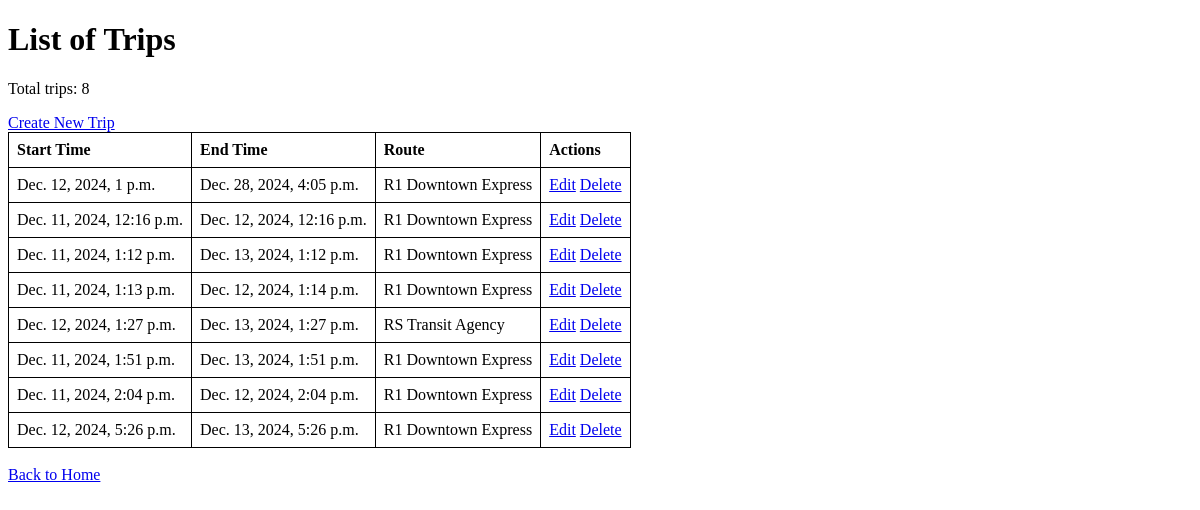
/trip_list/, run on the app's committed database.
### rideshare/models.py (models this page shows)
class Trip(models.Model):
    name = models.CharField(max_length=100, default="Unknown Trip")
    stop = models.ForeignKey('Stop', on_delete=models.CASCADE, null=True, blank=True)
    route = models.ForeignKey('Route', on_delete=models.CASCADE)
    start_time = models.DateTimeField()
    end_time = models.DateTimeField()
    def __str__(self):
        return f"Trip on {self.route.route_long_name} from {self.start_time} to {self.end_time}"

class Route(models.Model):
    route_id = models.CharField(max_length=50, primary_key=True)
    agency = models.ForeignKey(Agency, on_delete=models.CASCADE)
    route_long_name = models.CharField(max_length=100)
    def __str__(self):
        return self.route_long_name
    class Meta:
        verbose_name = "Route"
        verbose_name_plural = "Routes"

### rideshare/views.py (the view)
# urls.py: path('trip_list/', views.trip_list, name='trip_list'),
def trip_list(request):
    trips = Trip.objects.all()
    print(trips)
    return render(request, 'rideshare/trip_list.html', {'trips': trips})

### rideshare/templates/rideshare/trip_list.html (shortened to what this page needs)
{% load static %}
<!DOCTYPE html>
<html lang="en">
<head>
    <link rel="stylesheet" href="{% static 'rideshare/css/styles.css' %}">
</head>
<body>
    <h1>List of Trips</h1>
    <p>Total trips: {{ trips|length }}</p>
    <a href="{% url 'create_trip' %}">Create New Trip</a>
    <table>
        <tr>
            <th>Start Time</th>
            <th>End Time</th>
            <th>Route</th>
            <th>Actions</th>
        </tr>
        {% for trip in trips %}
            <tr>
                <td>{{ trip.start_time }}</td>
                <td>{{ trip.end_time }}</td>
                <td>{{ trip.route }}</td>
                <td>
                    <a href="{% url 'update_trip' trip.pk %}">Edit</a>
                    <a href="{% url 'delete_trip' trip.pk %}">Delete</a>
                </td>
            </tr>
        {% empty %}
            <tr>
                <td colspan="4">No trips available.</td>
            </tr>
        {% endfor %}
    </table>
    <br>
    <a href="{% url 'index' %}">Back to Home</a>
</body>
</html>

### rideshare/static/rideshare/css/styles.css (style rules this page uses)
table { border: 1px solid black; border-collapse: collapse; }
th, td { padding: 8px; text-align: left; border: 1px solid black; }

### data on the page
Trip: start_time "Dec. 12, 2024, 1 p.m.", end_time "Dec. 28, 2024, 4:05 p.m.", route "R1 Downtown Express"
Trip: start_time "Dec. 11, 2024, 12:16 p.m.", end_time "Dec. 12, 2024, 12:16 p.m.", route "R1 Downtown Express"
Trip: start_time "Dec. 11, 2024, 1:12 p.m.", end_time "Dec. 13, 2024, 1:12 p.m.", route "R1 Downtown Express"
Trip: start_time "Dec. 11, 2024, 1:13 p.m.", end_time "Dec. 12, 2024, 1:14 p.m.", route "R1 Downtown Express"
Trip: start_time "Dec. 12, 2024, 1:27 p.m.", end_time "Dec. 13, 2024, 1:27 p.m.", route "RS Transit Agency"
Trip: start_time "Dec. 11, 2024, 1:51 p.m.", end_time "Dec. 13, 2024, 1:51 p.m.", route "R1 Downtown Express"
Trip: start_time "Dec. 11, 2024, 2:04 p.m.", end_time "Dec. 12, 2024, 2:04 p.m.", route "R1 Downtown Express"
Trip: start_time "Dec. 12, 2024, 5:26 p.m.", end_time "Dec. 13, 2024, 5:26 p.m.", route "R1 Downtown Express"

### other printed values
{{ trips|length }} "8"
